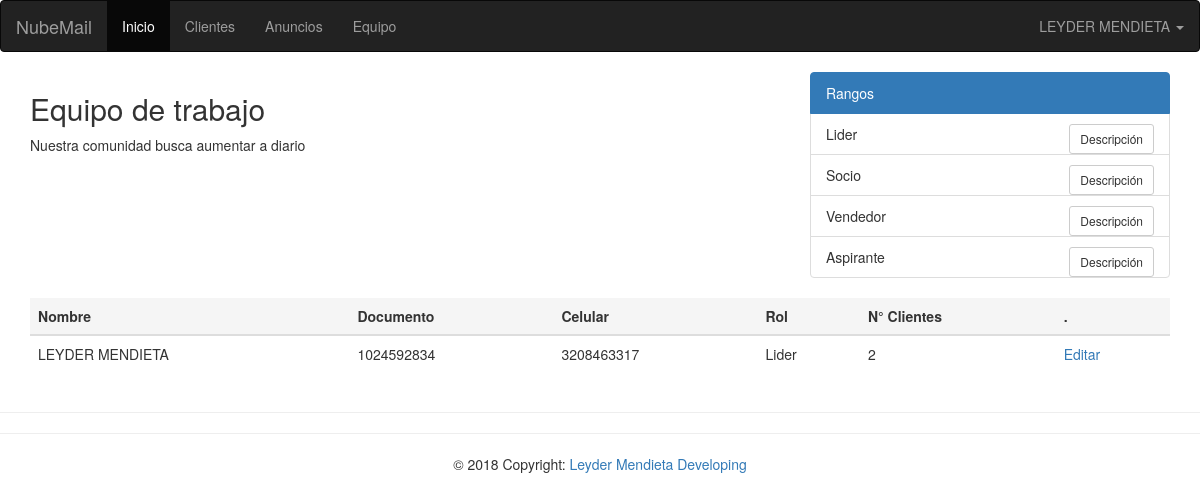
The app's page /equipo.php (signed in) with its own data.
### tables this page shows
CREATE TABLE IF NOT EXISTS `rol` (
  `id` int(11) NOT NULL AUTO_INCREMENT,
  `nombre` varchar(100) NOT NULL,
  `descripcion` varchar(250) DEFAULT NULL,
  `ventaja` varchar(250) DEFAULT NULL,
  `requisito` varchar(250) DEFAULT NULL,
  PRIMARY KEY (`id`)
);

CREATE TABLE IF NOT EXISTS `usuario` (
  `id` int(11) NOT NULL AUTO_INCREMENT,
  `documento` varchar(50) NOT NULL,
  `password` varchar(250) NOT NULL,
  `celular` varchar(100) NOT NULL,
  `nombre` varchar(50) NOT NULL,
  `apellido` varchar(50) NOT NULL,
  `fk_referido` int(10) DEFAULT NULL,
  `rol` int(11) NOT NULL,
  PRIMARY KEY (`id`)
);

### equipo.php (the view, shortened to what this page needs)
<?php include("seguridad.php");
include("layout_up.php");?>
<div class="row">
<div class="col-md-8"><h2>Equipo de trabajo</h2>
  <p>Nuestra comunidad busca aumentar a diario</p> </div>
	<div class="col-md-4">
		<ul class="list-group">
		<li class="list-group-item active">Rangos</li>
<?php
include("db.php");
$sql_cargo = "SELECT * FROM rol";
if($result = $db->query($sql_cargo))
{
	while($fila = $result->fetch_assoc())
	{
		$id_cargo = $fila["id"];
		$nombre_cargo = $fila["nombre"];
		$descripcion = $fila["descripcion"];
		$ventaja = $fila["ventaja"];
		$requisito = $fila["requisito"];
		$info_rango = "<button type='button' class='pull-right btn btn-default btn-sm' data-toggle='modal' data-target='#$id_cargo' onclick=''>Descripción</button>
		<div id='$id_cargo' class='modal fade' role='dialog'>
		  <div class='modal-dialog'>
			<div class='modal-content'>
			  <div class='modal-header'>
				<button type='button' class='close' data-dismiss='modal'>&times;</button>
				<h3 class='modal-title'>$nombre_cargo</h3>
			  </div>
			  <div class='modal-body'>
			  	<h4>Descripcion</h4>
				<p>$descripcion</p>
				<h4>Ventajas</h4>
				<p>$ventaja</p>
				<h4>Requisitos</h4>
				<p>$requisito</p>
			  </div>
			  <div class='modal-footer'>
			  	<span>Eres el mejor!</span>
				<button type='button' class='btn btn-default' data-dismiss='modal'>Cerrar</button>
			  </div>
			</div>
		  </div>
		</div>";
		echo "<li class='list-group-item'>$nombre_cargo $info_rango</li>";
	}
}
			?>
		</ul>
	</div>
</div>
  <table class="table table-responsive">
    <thead>
      <tr class='active'>
        <th>Nombre</th>
        <th class='lider'>Documento</th>
        <th>Celular</th>
        <th>Rol</th>
        <th>N° Clientes</th>
        <th>.</th>
      </tr>
    </thead>
    <tbody>
	<?php
		include("db.php");
		$query_usuario = "SELECT * FROM usuario";
		if(!$result = $db->query($query_usuario))
		{
			die('error al ejecutar la sentencia ['.$db->error.']');
		}
		while($row = $result->fetch_assoc())
		{
			$celular = stripslashes($row["celular"]);
			$nombre = stripslashes($row["nombre"]);
			$apellido = stripslashes($row["apellido"]);
			$rol = stripslashes($row["rol"]);
			$documento = stripslashes($row["documento"]);
			$n_clientes = 0;
			$sql_count = "SELECT * FROM cliente WHERE fk_vendedor='$documento'";
			if($result2 = $db->query($sql_count))
			{
				while($row2 = $result2->fetch_assoc())
				{
					$n_clientes++;
				}
			}
			switch($rol)
			{
				case 1:
					$cargo = "Lider";
					break;
			}
		?>
      <tr class='w-70 p-3'>
        <td><?php echo $nombre.' '.$apellido;?></td>
        <td class="lider"><?php echo $documento;?></td>
        <td><?php echo $celular;?></td>
        <td><?php echo $cargo;?></td>
        <td class='lider'><?php echo $n_clientes;?></td>
        <td class="lider"><a href="modificar_usuario.php?edit=<?php echo md5($documento);?>">Editar</a></td>
      </tr>
      <?php } ?>
    </tbody>
  </table>
<?php include("layout_down.php");?>

### records on screen
rol: nombre "Lider"
rol: nombre "Socio"
rol: nombre "Vendedor"
rol: nombre "Aspirante"
usuario: nombre "LEYDER", apellido "MENDIETA", documento "1024592834", celular "3208463317", rol "Lider", n_clientes "2"

### other values on screen
$_SESSION["nombre"] "LEYDER"
$_SESSION["apellido"] "MENDIETA"
